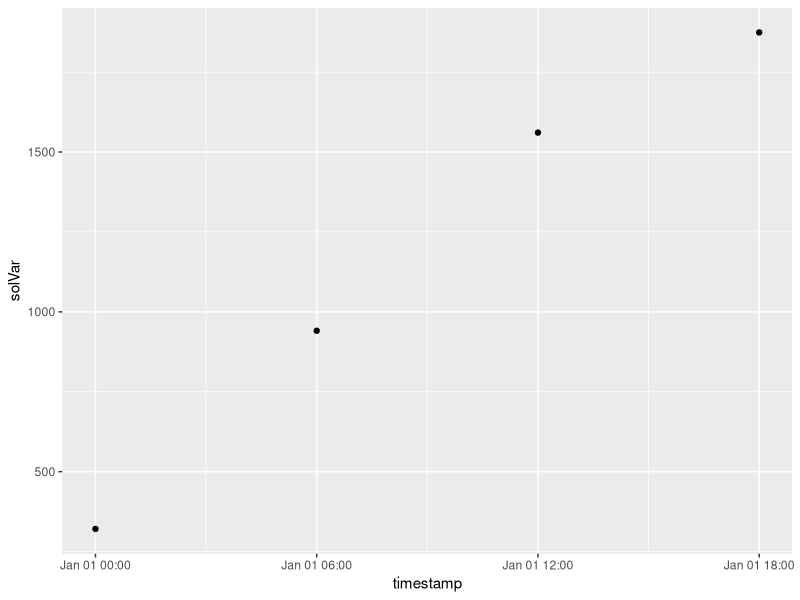

This figure's R source:
library(ggplot2)
library(lubridate)
library(dplyr)

timestamp <- seq.POSIXt(from=as.POSIXct("2019-01-01 00:00:00"), to=as.POSIXct("2019-01-01 23:00:00"), by= '15 min')
solVar <- rnorm(length(timestamp))
solVar = seq(from = 1, to = 100, length.out = length(timestamp))
data <- data.frame(timestamp, solVar)

tab1 = data %>% group_by(timestamp=floor_date(timestamp, "6 hours")) %>%
  summarize(solVar=sum(solVar))

plt = data %>% group_by(timestamp=floor_date(timestamp, "6 hours")) %>%
summarize(solVar=sum(solVar)) %>%
ggplot(aes(x = timestamp, y = solVar)) + geom_point() 